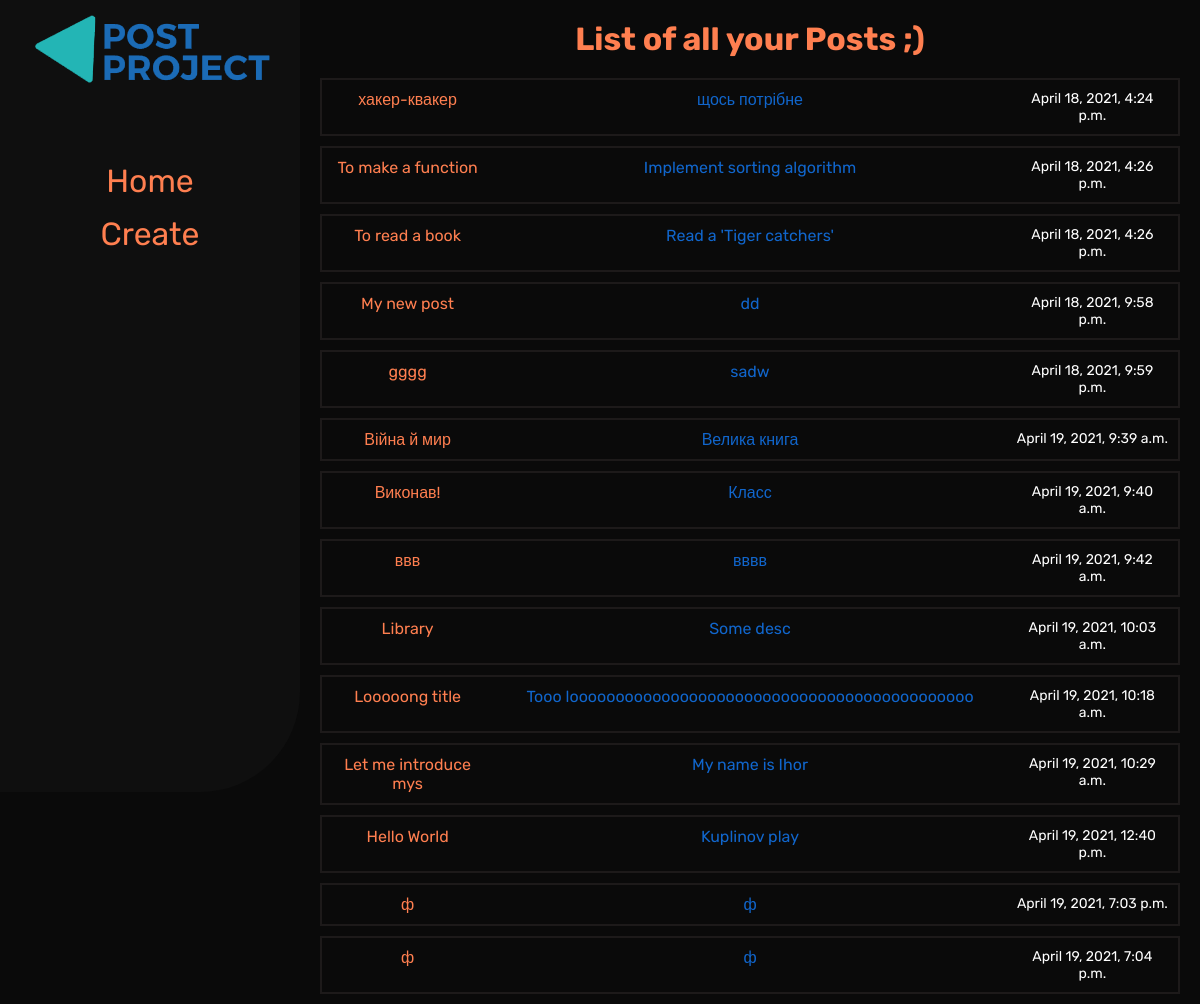
The app's page /, older data.
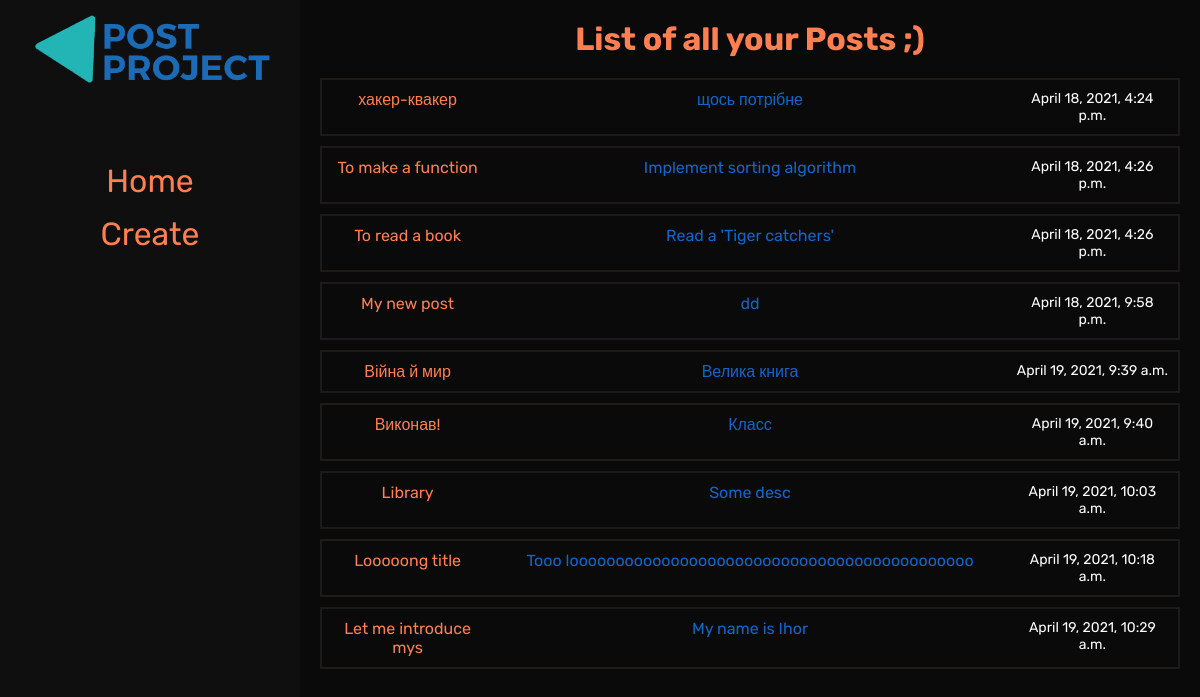
The same page, newer data.
### list/models.py (models this page shows, shortened)
class Post(models.Model):
    title = models.CharField(max_length=100, verbose_name='')
    description = models.TextField(verbose_name='')
    date = models.DateTimeField(auto_now_add=True, verbose_name='')

### list/views.py (the view, shortened to what this page needs)
# urls.py: path('', views.main, name='main'),
def main(request, slug=''):
    context = {}
    form = PostForm()
    if slug == "":
        posts = Post.objects.all()
        context["posts"] = posts
        return render(request, f"list/all.html", context)
    return render(request, f"list/all.html", {})

### list/templates/list/all.html (shortened to what this page needs)
{% extends 'list/index.html' %}
{% block content %}
<div class="wrapper_all">
    <h1 class="h1_all">List of all your Posts ;)</h1>
    <ul class="list_all">
        {% for post in posts|dictsort:"date" %}
        <li class="li_all">
            <a href="{% url 'by_id' id=post.pk%}" class="post-title">{{post.title|slice:"20"}}</a>
            <p class="post-description">{{post.description|slice:"50"}}</p>
            <p class="post-date">{{post.date}}</p>
        </li>
    </ul>
{% endfor %}
</div>
{% endblock %}

Row changes from the older to the newer data that the page shows:
removed Post: title "gggg", description "sadw", date "April 18, 2021, 9:59 p.m."
removed Post: title "ввв", description "вввв", date "April 19, 2021, 9:42 a.m."
removed Post: title "Hello World", description "Kuplinov play", date "April 19, 2021, 12:40 p.m."
removed Post: title "ф", description "ф", date "April 19, 2021, 7:03 p.m."
removed Post: title "ф", description "ф", date "April 19, 2021, 7:04 p.m."
